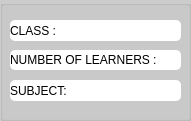
   <widget class="QGroupBox" name="groupBox">
    <property name="geometry">
     <rect>
      <x>10</x>
      <y>320</y>
      <width>191</width>
      <height>121</height>
     </rect>
    </property>
    <property name="autoFillBackground">
     <bool>false</bool>
    </property>
    <property name="styleSheet">
     <string notr="true">background-color: rgb(193, 193, 193,150);
border-image:none;
opacity:0.7;
border-color: rgb(3, 3, 3);</string>
    </property>
    <property name="title">
     <string notr="true"/>
    </property>
    <property name="alignment">
     <set>Qt::AlignCenter</set>
    </property>
    <property name="flat">
     <bool>true</bool>
    </property>
    <property name="checkable">
     <bool>false</bool>
    </property>
    <widget class="QLabel" name="label_19">
     <property name="geometry">
      <rect>
       <x>10</x>
       <y>50</y>
       <width>171</width>
       <height>20</height>
      </rect>
     </property>
     <property name="styleSheet">
      <string notr="true">background-color: rgb(255, 255, 255);
border-radius: 5px;</string>
     </property>
     <property name="text">
      <string>NUMBER OF LEARNERS :</string>
     </property>
     <property name="margin">
      <number>5</number>
     </property>
    </widget>
    <widget class="QLabel" name="label_16">
     <property name="geometry">
      <rect>
       <x>10</x>
       <y>80</y>
       <width>171</width>
       <height>21</height>
      </rect>
     </property>
     <property name="styleSheet">
      <string notr="true">background-color: rgb(255, 255, 255);
border-radius: 5px;</string>
     </property>
     <property name="text">
      <string>SUBJECT: </string>
     </property>
     <property name="margin">
      <number>5</number>
     </property>
    </widget>
    <widget class="QLabel" name="label_2">
     <property name="geometry">
      <rect>
       <x>10</x>
       <y>20</y>
       <width>171</width>
       <height>21</height>
      </rect>
     </property>
     <property name="styleSheet">
      <string notr="true">background-color: rgb(255, 255, 255);
border-radius: 5px;</string>
     </property>
     <property name="text">
      <string>CLASS :</string>
     </property>
     <property name="scaledContents">
      <bool>false</bool>
     </property>
     <property name="alignment">
      <set>Qt::AlignLeading|Qt::AlignLeft|Qt::AlignVCenter</set>
     </property>
     <property name="margin">
      <number>5</number>
     </property>
     <property name="indent">
      <number>0</number>
     </property>
    </widget>
   </widget>
